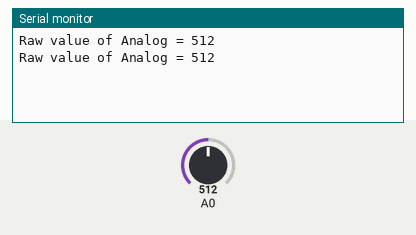
Recording of a sketch running on a simulated Arduino Uno, built with avr-gcc and run on an emulated ATmega328P. Shown: the last lines printed to the serial monitor. Inputs (shaded band) come from the test bench; at power-on: A0 = 512.

Above: at 2.8 s.
2.9 s: A0 set to 716
At 5.2 s:
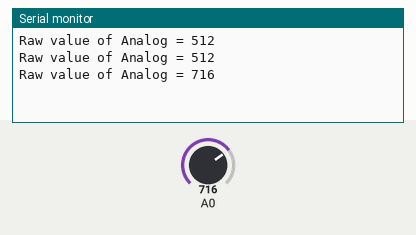
5.6 s: A0 set to 900
At 7.0 s:
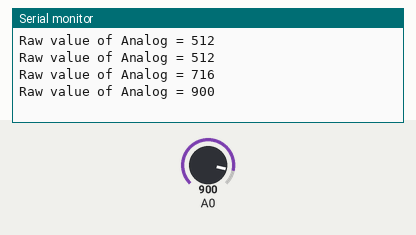
Timing chart, 0 to 8.6 s (numbered marks = the images above; inputs shaded):
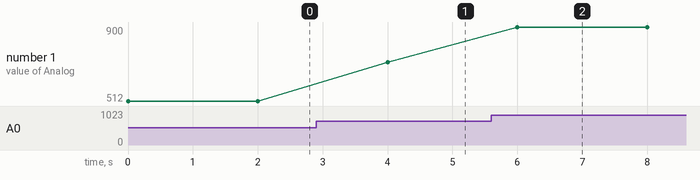

The sketch:

analog_input_pullup.ino
```cpp
void setup() {
  // put your setup code here, to run once:
//  pinMode (A0, INPUT);
  pinMode (A0, INPUT_PULLUP); // INPUT or OUTPUT or INPUT_PULLUP
  Serial.begin(9600);
  digitalWrite(A0, INPUT_PULLUP);
}

void loop() {
  // put your main code here, to run repeatedly:
  int raw_val = analogRead(A0);

  Serial.print("Raw value of Analog = ");
  Serial.println(raw_val,DEC); // DEC for Decimal / BIN for Binary / HEX for Hexadecimal

  delay(2000);
}
```

Measured:
- after the input at 2.9 s, the serial monitor: prints a new line after 1.1 s (image 1)
- after the input at 5.6 s, the serial monitor: prints a new line after 0.40 s (image 2)
- plotted number 1: 512 → 716 after the input at 2.9 s, 716 → 900 after the input at 5.6 s
